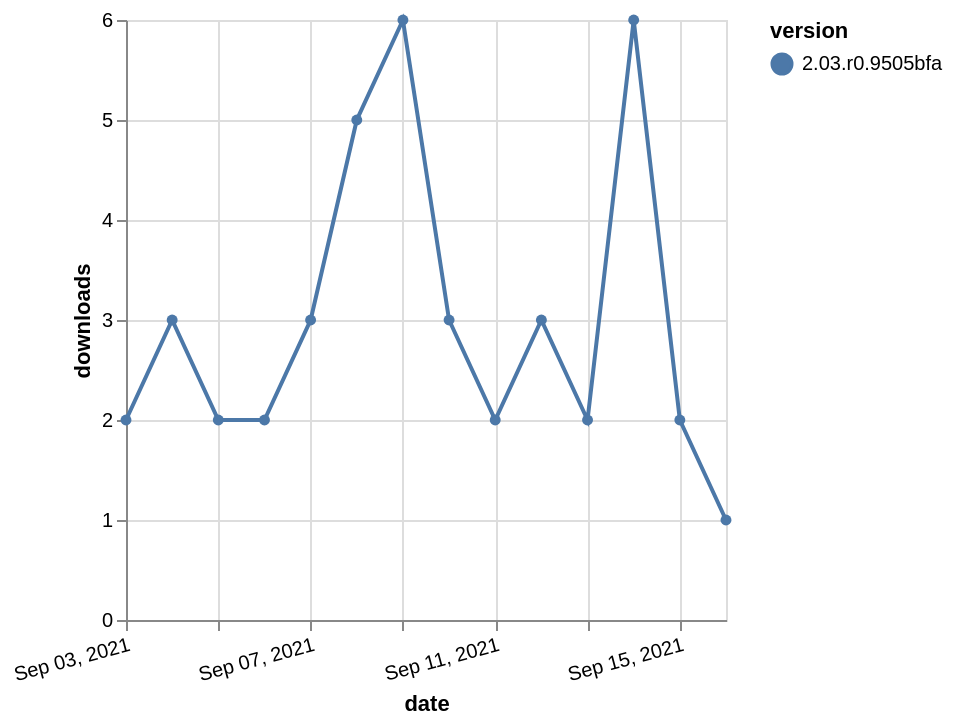

The Vega-Lite source for this figure:
### Vega-Lite specification from a JSON file in a GitHub repository (floating-point values rounded to 4 significant figures)
{"$schema": "https://vega.github.io/schema/vega-lite/v5.json", "description": "A simple bar chart with embedded data.", "data": {"values": [{"date": "2021-09-03", "total": 2562, "delta": 2, "version": "2.03.r0.9505bfa"}, {"date": "2021-09-04", "total": 2565, "delta": 3, "version": "2.03.r0.9505bfa"}, {"date": "2021-09-05", "total": 2567, "delta": 2, "version": "2.03.r0.9505bfa"}, {"date": "2021-09-06", "total": 2569, "delta": 2, "version": "2.03.r0.9505bfa"}, {"date": "2021-09-07", "total": 2572, "delta": 3, "version": "2.03.r0.9505bfa"}, {"date": "2021-09-08", "total": 2577, "delta": 5, "version": "2.03.r0.9505bfa"}, {"date": "2021-09-09", "total": 2583, "delta": 6, "version": "2.03.r0.9505bfa"}, {"date": "2021-09-10", "total": 2586, "delta": 3, "version": "2.03.r0.9505bfa"}, {"date": "2021-09-11", "total": 2588, "delta": 2, "version": "2.03.r0.9505bfa"}, {"date": "2021-09-12", "total": 2591, "delta": 3, "version": "2.03.r0.9505bfa"}, {"date": "2021-09-13", "total": 2593, "delta": 2, "version": "2.03.r0.9505bfa"}, {"date": "2021-09-14", "total": 2599, "delta": 6, "version": "2.03.r0.9505bfa"}, {"date": "2021-09-15", "total": 2601, "delta": 2, "version": "2.03.r0.9505bfa"}, {"date": "2021-09-16", "total": 2602, "delta": 1, "version": "2.03.r0.9505bfa"}]}, "width": "container", "mark": {"type": "line", "point": {"filled": true}}, "encoding": {"x": {"field": "date", "type": "temporal", "timeUnit": "yearmonthdate", "title": "date", "axis": {"labelAngle": -15}}, "y": {"field": "delta", "type": "quantitative", "title": "downloads"}, "color": {"field": "version", "type": "nominal"}, "tooltip": {"field": "delta"}}}
